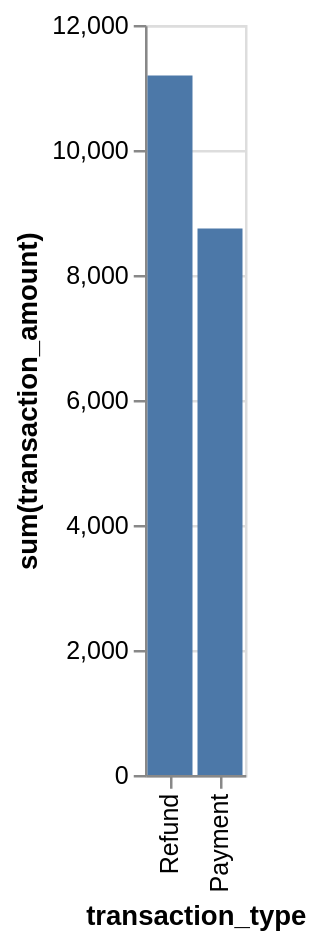

Vega-Lite specification for this chart:
### Vega-Lite specification from a JSON file in a GitHub repository (floating-point values rounded to 4 significant figures)
{"data": {"values": [{"x_data": "Refund", "y_data": 11190.0}, {"x_data": "Payment", "y_data": 8743.0}]}, "mark": "bar", "encoding": {"x": {"field": "x_data", "type": "nominal", "title": "transaction_type", "sort": {"op": "sum", "field": "y_data", "order": "descending"}}, "y": {"field": "y_data", "type": "quantitative", "title": "sum(transaction_amount)"}}}
